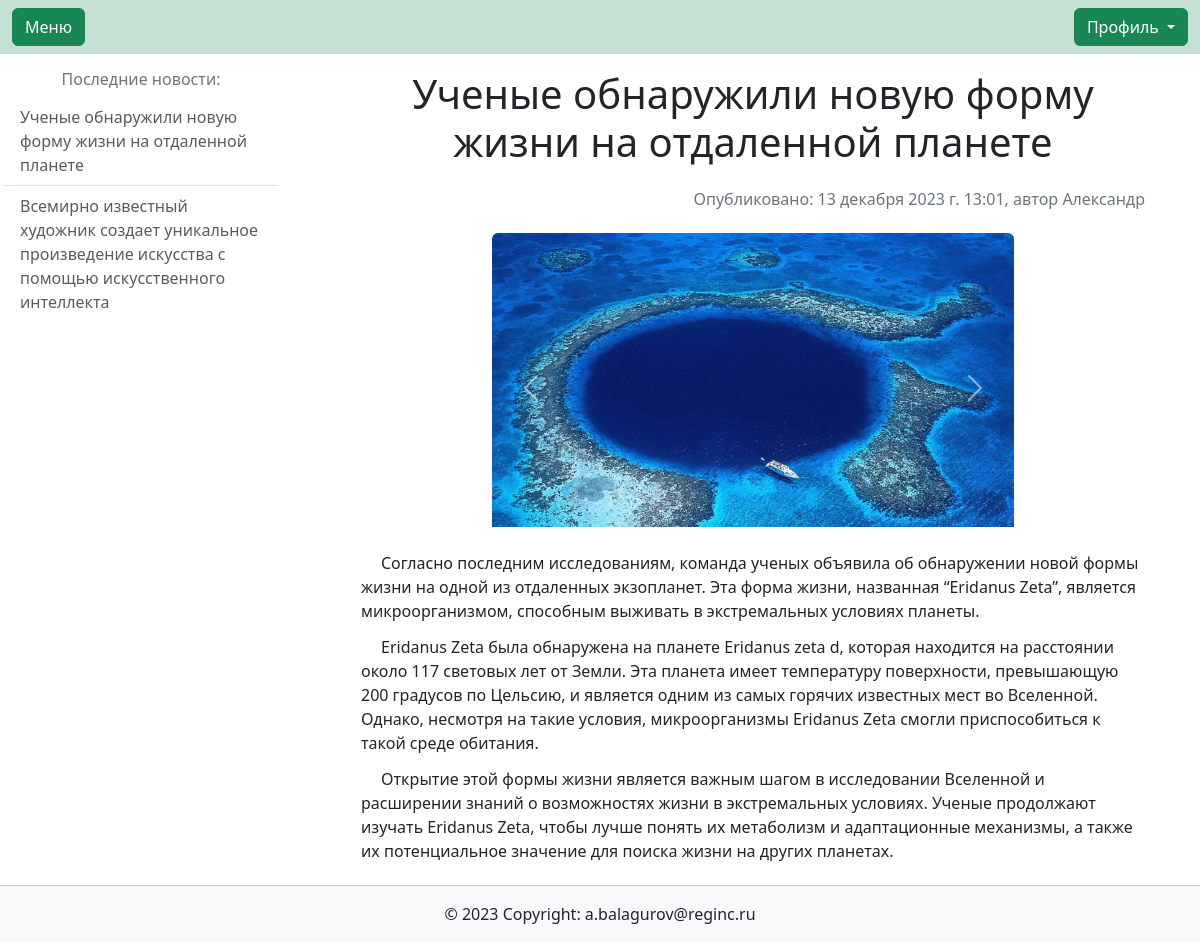
Page /news/2/ on the earlier database version.
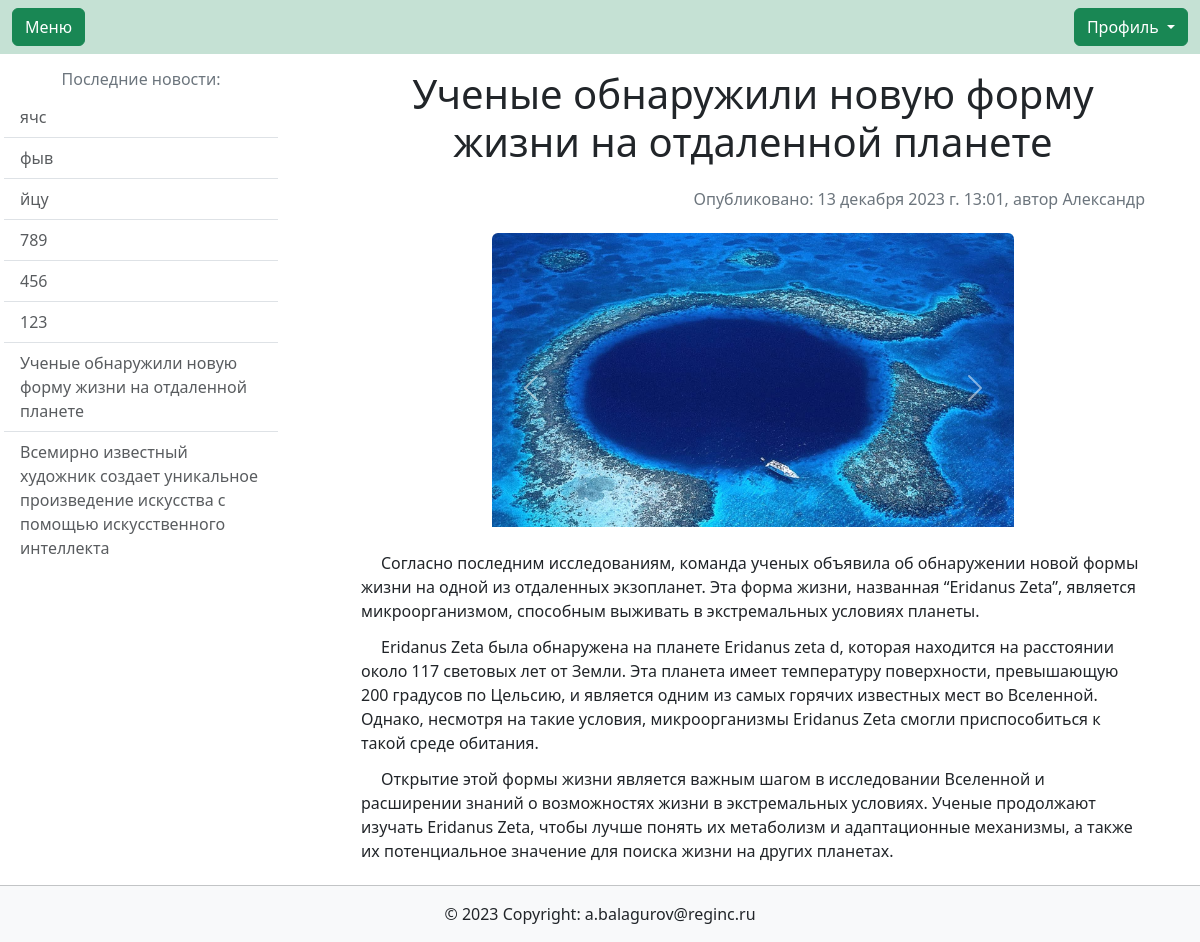
Same page on the later database version.
### main/models.py (models this page shows, shortened)
class PublicationsModel(models.Model):
    tags = models.ManyToManyField('TagsModel', blank=True, related_name='Тэги')
    autor = models.ForeignKey(User, on_delete=models.PROTECT, related_name='autor')
    title = models.CharField(max_length=150, blank=True)
    text = models.TextField(blank=True)
    date_pub = models.DateTimeField(null=True)
    show_news = models.BooleanField(default=True)
    editor = models.ForeignKey(User, on_delete=models.PROTECT, related_name='editor')
    date_edit = models.DateTimeField(auto_now=True)
    class Meta:
        verbose_name_plural = 'Публикации'
        default_permissions = ()
        permissions = [
            ('main_publications_editor', 'Can edit the publications of any author'),
            ('publications_editor', 'Can add, edit and delete only his own publications')
        ]

class ImagesModel(models.Model):
    news = models.ForeignKey(PublicationsModel, on_delete=models.CASCADE)
    image = models.ImageField(upload_to='news/%Y%m%d/', max_length=200)
    description = models.CharField(max_length=200, blank=True)
    image_big = ImageSpecField(
        source="image", processors=[ResizeToFit(1024, 768)],
        format='JPEG', options={'quality': 95})
    image_medium = ImageSpecField(
        source="image", processors=[ResizeToFit(400, 300)],
        format='JPEG', options={'quality': 95})
    image_small = ImageSpecField(
        source="image", processors=[ResizeToFit(60, 45)],
        format='JPEG', options={'quality': 95})
    class Meta:
        verbose_name_plural = 'Медиа-материалы'
        default_permissions = ()
        permissions = [
            ('image_editor', 'Can add or delete images for publication'),
        ]

### users/models.py (models this page shows, shortened)
class User(AbstractUser):
    description = models.CharField(max_length=150, blank=True, verbose_name='Занимаемая должность',)
    class Meta:
        verbose_name_plural = 'Пользователи'
        default_permissions = ()
        permissions = [
            ('edit_profile', 'Сan change his profile data'),
            ('user_administration', 'Can add, change and delete user data')
        ]

### main/views.py (the view, shortened to what this page needs)
# urls.py: path('news/<int:id>/', views.new_full, name='newsFull'),
def new_full(request, id):
    news_full = PublicationsModel.objects.select_related('autor').get(pk=id)
    comments = news_full.publicationscommentsmodel_set.select_related('user').values('id', 'date_comment', 'text', 'user__first_name', 'user__last_name', 'show_comment')
    news_full.text = news_full.text.split('\r\n')
    last_news = PublicationsModel.objects.order_by('-date_pub').all().values('id', 'title')
    form = AddCommentForm()
    context = {
        'last_news': last_news,
        'news': news_full,
        'form': form,
        'comments': comments,
        }
    return render(request, 'main/newFull.html', context)

### main/templates/main/newFull.html (shortened to what this page needs)
{% extends  'base.html' %}
{% load static %}
{% load bootstrap5 %}
{% block content %}
    <div class="row">
        <div class="d-none d-xl-block col-xl-3 p-3">
            <h6 class="text-center text-secondary">
                Последние новости:
            </h6>
            <ul class="list-group list-group-flush">
                {% for news in last_news %}
                    <li class="list-group-item"><a href="{% url 'main:newsFull' news.id %}" class="text-muted stretched-link text-decoration-none">{{news.title}}</a></li>
                {% endfor %}
            </ul>
        </div>
        <div class="col-10 col-xl-8 mx-auto p-3">
            <h1 class="text-center">
                {{ news.title }}
            </h1>
            <h6 class="text-end text-secondary py-3">
                Опубликовано: {{ news.date_pub }}, автор {{ news.autor.last_name }} {{ news.autor.first_name }}
            </h6>
            {% if news.imagesmodel_set.all %}
                <div id="carouselExampleControls" class="carousel slide col-12 col-md-10 col-lg-8 mx-auto pb-3" data-bs-ride="carousel">
                    <div class="carousel-inner">
                        {% for image in news.imagesmodel_set.all %}
                            <div class="wrapper carousel-item {% if forloop.counter == 1 %}active{% endif %}" >
                                <img src="{{ image.image_big.url }}" class="d-block mx-auto rounded-2" alt="{{ image.description }}">
                            </div>
                        {% endfor %}
                    </div>
                 <button class="carousel-control-prev" type="button" data-bs-target="#carouselExampleControls" data-bs-slide="prev">
                     <span class="carousel-control-prev-icon" aria-hidden="true"></span>
                 </button>
                 <button class="carousel-control-next" type="button" data-bs-target="#carouselExampleControls" data-bs-slide="next">
                        <span class="carousel-control-next-icon text-secondary" aria-hidden="true"></span>
                    </button>
                </div>
            {% endif %}
            {% for paragraph in news.text %}
                <p class="py-1 my-1" style="text-indent: 20px;">
                    {{ paragraph }}
                </p>
            {% endfor %}
        </div>
    </div>
{% endblock content %}

Differences in the rows shown:
added PublicationsModel: title "ячс"
added PublicationsModel: title "фыв"
added PublicationsModel: title "йцу"
added PublicationsModel: title "789"
added PublicationsModel: title "456"
added PublicationsModel: title "123"
